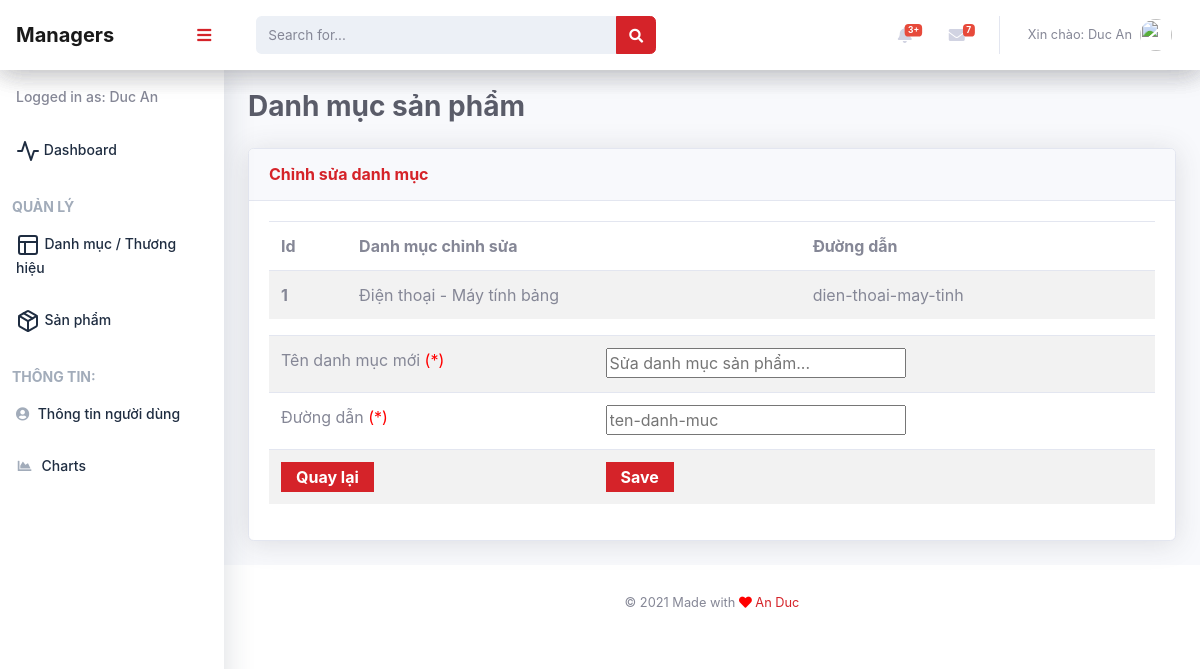
The page /PHPShopping/admincontroller/catedit.php?catId=1 (signed in) on the database its author committed.
### tables this page shows
CREATE TABLE `tbl_category` (
  `catId` int(11) NOT NULL,
  `catName` varchar(255) NOT NULL,
  `catTitle` varchar(255) NOT NULL
);

### PHPShopping/libs/database.php (called while the page is built, shortened)
<?php
Class Database{
   public $host   = DB_HOST;
   public $user   = DB_USER;
   public $pass   = DB_PASS;
   public $dbname = DB_NAME;
   public $link;
private function connectDB(){
   $this->link = new mysqli($this->host, $this->user, $this->pass,
    $this->dbname);
 }
public function select($query){
  $result = $this->link->query($query) or
   die($this->link->error.__LINE__);
  if($result->num_rows > 0){
    return $result;
  } else {
    return false;
  }
 }
}

### PHPShopping/class/category.php (called while the page is built, shortened)
<?php
	$filepath = realpath(dirname(__FILE__));
	include_once($filepath.'/../libs/database.php');
?>
<?php
	class category
	{
		private $db;
		public function __construct()
		{
			$this->db = new Database();
		}
		public function getcatbyId($id)
		{
			$query = "SELECT * FROM tbl_category where catId = '$id' ";
			$result = $this->db->select($query);
			return $result;
		}
	}
 ?>

### PHPShopping/admincontroller/catedit.php (the view, shortened to what this page needs)
<?php include 'inc/header.php'?>
<?php include '../class/category.php'?>
<?php
  if(!isset($_GET['catId']) && $_GET['catId'] == NULL){
    echo "<script>window.location='catelist.php'</script>";
  } else{
    $id = $_GET['catId'];
  }
  $cat = new category();
  ?>
    <div id="content-wrapper" >
      <div id="content">
        <nav class="navbar navbar-expand navbar-light bg-white topbar mb-4 static-top shadow">
          <button id="sidebarToggleTop" class="btn btn-link d-md-none rounded-circle mr-3">
          </button>
          <form class="d-none d-sm-inline-block form-inline mr-auto ml-md-3 my-2 my-md-0 mw-100 navbar-search" action="" method="POST">
            <div class="input-group">
              <div class="input-group-append">
                <button class="btn btn-primary" type="button">
                </button>
              </div>
            </div>
          </form>
        <?php include 'inc/menutop.php'?>
        </nav>
        <div class="container-fluid">
          <h1 class="h3 mb-4 text-gray-800">Danh mục sản phẩm</h1>
          <div class="row">
            <div class="col-lg-12">
              <div class="card shadow mb-4">
                <div class="card-header py-3">
                  <h6 class="m-0 font-weight-bold text-primary">Chỉnh sửa danh mục</h6>
                </div>
                <div class="card-body">
                  <?php
                    $get_cat_name = $cat -> getcatbyId($id);
                    if($get_cat_name){
                      while ($result = $get_cat_name -> fetch_assoc()) {
                  ?>
                  <table class="table table-striped">
                    <thead>
                      <tr>
                        <th scope="col">Id</th>
                        <th scope="col">Danh mục chỉnh sửa</th>
                        <th scope="col">Đường dẫn</th>
                      </tr>
                    </thead>
                    <tbody>
                      <tr>
                        <th scope="row"><?php echo $result['catId'] ;?></th>
                        <td><?php echo $result['catName'] ;?></td>
                        <td><?php echo $result['catTitle'] ;?></td>
                      </tr>
                    </tbody>
                  </table>
                  <form action="" method="post" class="cateadd">
                    <table class="table table-striped">
                        <tr>
                            <td>
                              <label>Tên danh mục mới <span style="color:red">(*) </span> </label>
                            </td>
                            <td>
                              <input type="text" placeholder="Sửa danh mục sản phẩm..." class="medium" name="catName" />
                            </td>
                        </tr>
                        <tr>
                            <td>
                              <label>Đường dẫn <span style="color:red">(*) </span> </label>
                            </td>
                            <td>
                              <input type="text" placeholder="ten-danh-muc" class="medium" name="catTitle" />
                            </td>
                        </tr>
                        <tr>
                          <td>
                            <button type="submit" class="btnadd"><a href="cateadd.php" title="" style="color:#fff">Quay lại</a></button>
                          </td>
                          <td>
                              <input type="submit" name="submit" Value="Save" class="btnadd" />
                          </td>
                        </tr>
                    </table>
                  </form>
                  <?php
                     }
                    }
                  ?>
                </div>
              </div>
            </div>
          </div>
        </div>
      </div>
  <?php include'inc/footer.php' ?>

### rows shown on the page
tbl_category: catId "1", catName "Điện thoại - Máy tính bảng", catTitle "dien-thoai-may-tinh"

### other values the page prints
Session::get('adminName') "Duc An"
